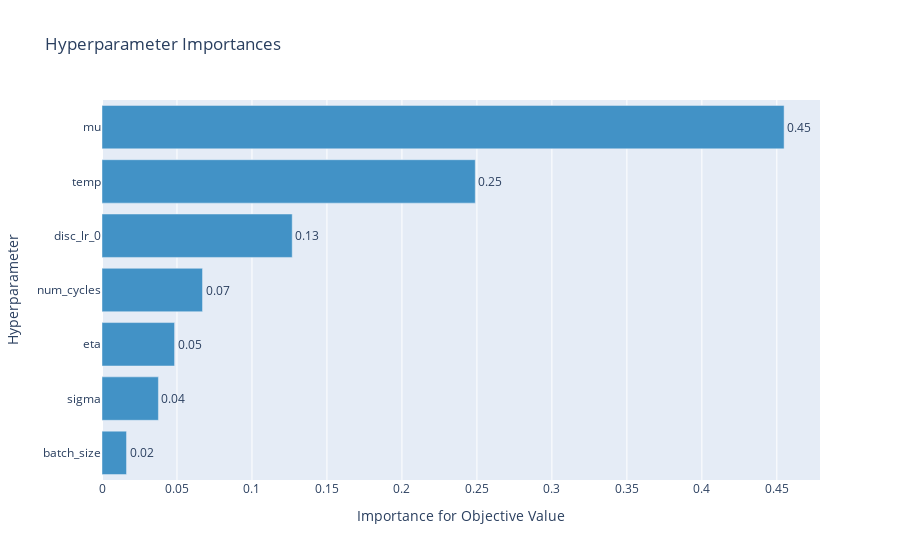

The code cell stored with this chart in its notebook:
### Code cell
from optuna.visualization import plot_param_importances
bg_config = study_bg.best_params
print(bg_config)
plot_param_importances(study_bg)

### Figure 1 — Plotly figure (JSON) as saved in the notebook; plotly's stock layout.template omitted (floating-point values rounded to 4 significant figures)
{"data": [{"cliponaxis": false, "hovertemplate": ["batch_size (CategoricalDistribution): 0.016360194037476378<extra></extra>", "sigma (CategoricalDistribution): 0.03762250574214558<extra></extra>", "eta (FloatDistribution): 0.048397296360593776<extra></extra>", "num_cycles (CategoricalDistribution): 0.06703876662935124<extra></extra>", "disc_lr_0 (CategoricalDistribution): 0.12683981731334631<extra></extra>", "temp (CategoricalDistribution): 0.24890240455740872<extra></extra>", "mu (FloatDistribution): 0.45483901535967813<extra></extra>"], "marker": {"color": "rgb(66,146,198)"}, "orientation": "h", "text": ["0.02", "0.04", "0.05", "0.07", "0.13", "0.25", "0.45"], "textposition": "outside", "x": [0.01636, 0.03762, 0.0484, 0.06704, 0.1268, 0.2489, 0.4548], "y": ["batch_size", "sigma", "eta", "num_cycles", "disc_lr_0", "temp", "mu"], "type": "bar"}], "layout": {"showlegend": false, "title": {"text": "Hyperparameter Importances"}, "xaxis": {"title": {"text": "Importance for Objective Value"}}, "yaxis": {"title": {"text": "Hyperparameter"}}}}
